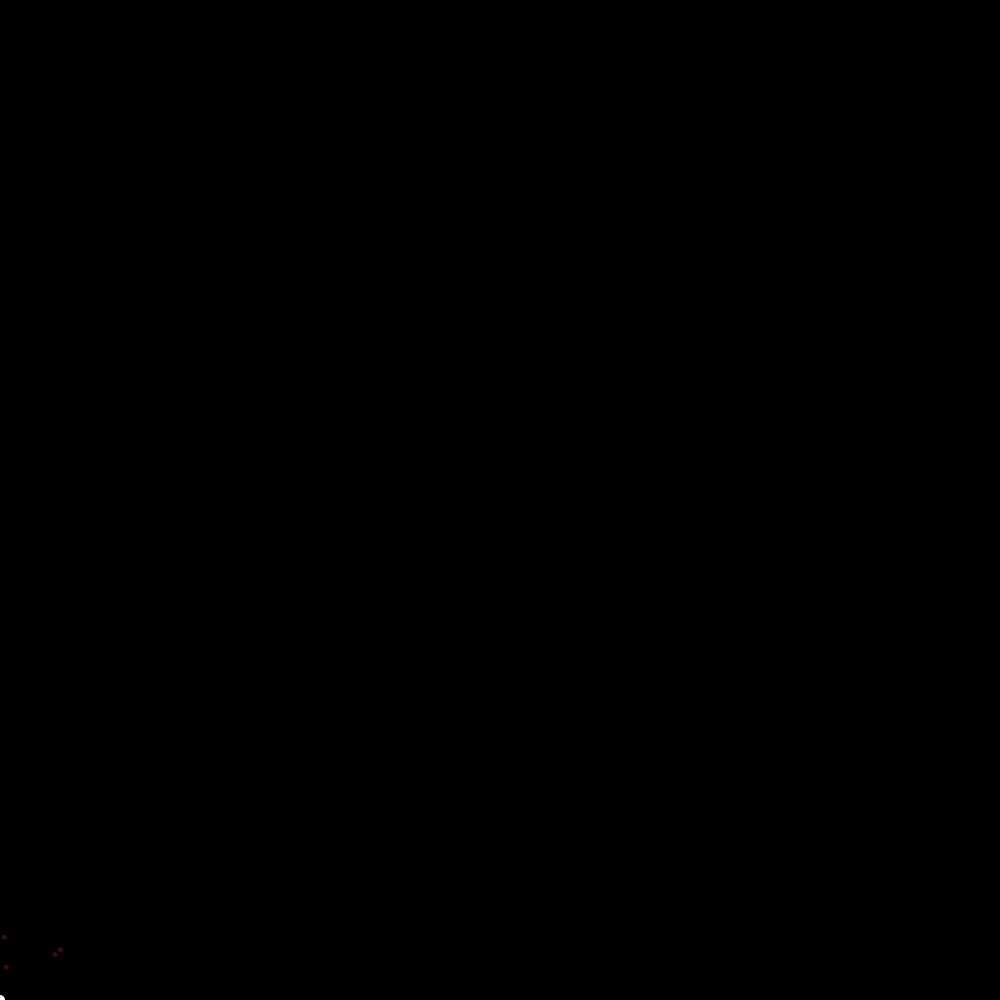
Frame 1 (no input)
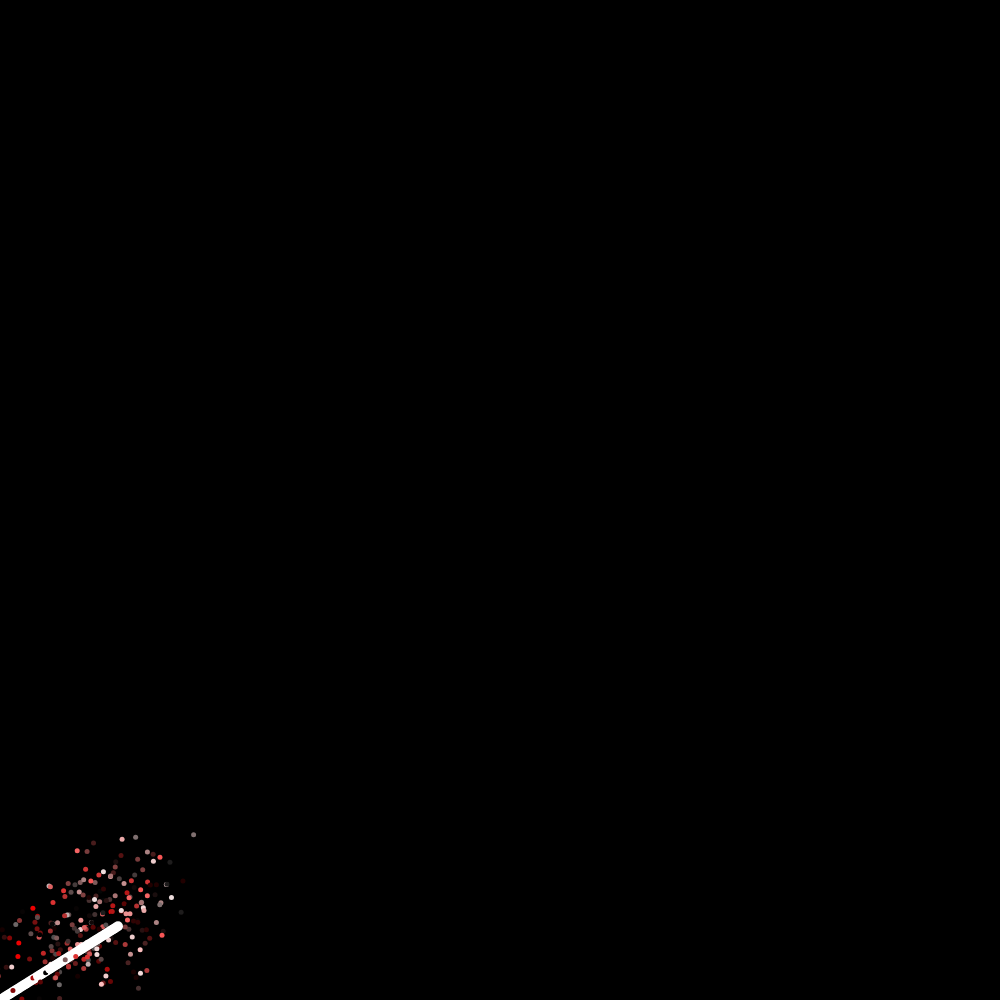
Frame 60 (no input)
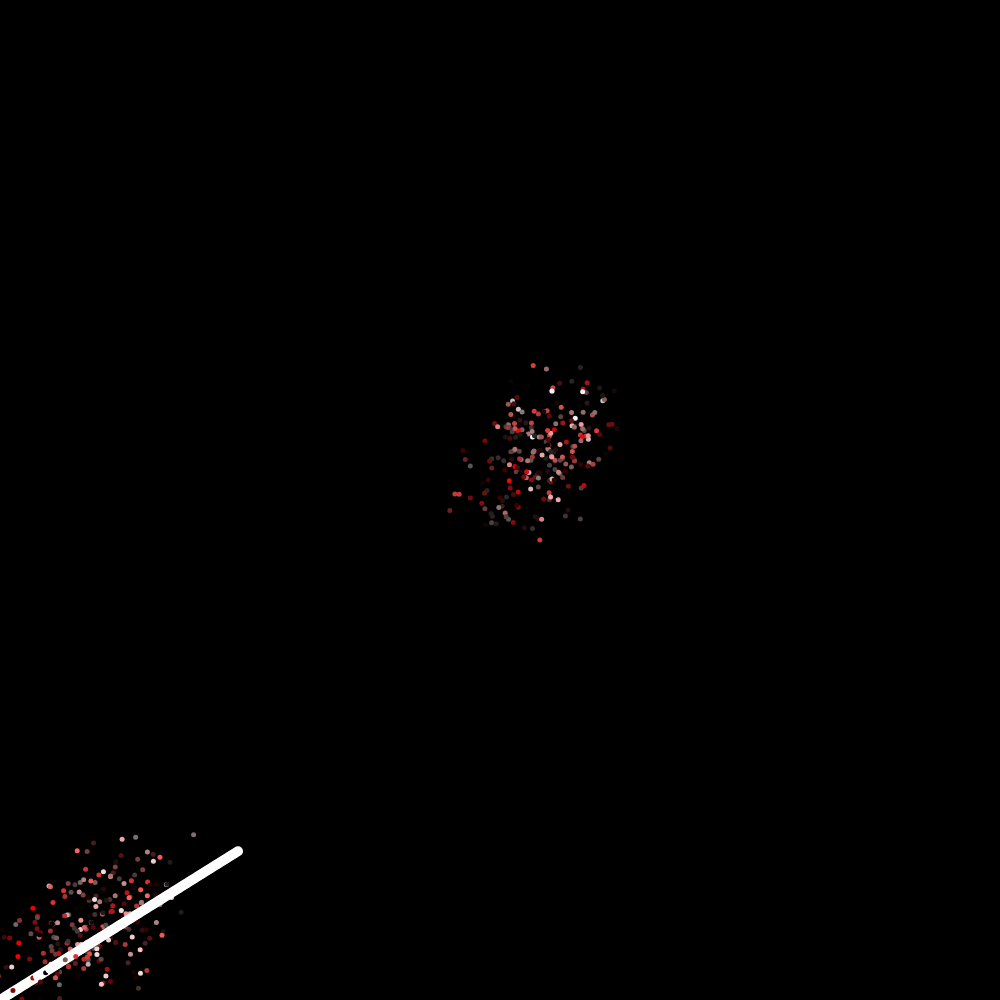
Frame 120 (the mouse pressed at the canvas centre since frame 60)

The p5.js sketch that drew these frames (run headless with seeded random() and noise() and a simulated clock; from frame 60 on, the mouse is pressed at the canvas centre):

// p5.js sketch
// ── sketch.js
let x1, y1, x2, y2;
let change1 = 0;
let change2;
let x1speed = 2;
let y1speed = -1.25;
let x2speed = 1;
let y2speed = -0.75;

function setup() {
  createCanvas(windowHeight, windowHeight);
  colorMode(HSB, 360, 100, 100, 100);
  background(0);
  x1 = 0;
  y1 = height;
  x2 = 30;
  y2 = height-30;
  change2 = change1 + 180;

  
}

function draw() {
  //strokeWeight(3);
  background(0, 0.1);
  //background(change2, 100, 100, 0.5);
  noStroke();
  fill(255);
  ellipse(x1, y1, 10);
  //fill(change1, 100, 100, 10);
  //ellipse(x2, y2, random(100));
  fill(change1, random(100), random(100));
  for (let i = 0; i < 4; i++)
    ellipse(x2 + random(-50, 50), y2 + random(-50, 50), 5);
  x1 += x1speed;
  y1 += y1speed;
  parameters2();
  
  // if (x2 > width*.1){
    x2 += random(-1, 5) * x2speed;
     y2 += random(-1, 5) * y2speed;
//  } else {
//      x2 += random(-1, 5) * x2speed;
//      y2 += random(-5, 1) * y2speed;
//  }

 if (change1 > 360){
  change1 = 0;
}

if (change1 < 180){
change2 = change1 + 180;
  } else {
    change2 = change1 - 180;
  }
  
}

function parameters1(){

 if (x1 >= width || x1 <= 0 ){
   //background(10, 10);
   x1 *= 0;
   y1 = random(height)
 }
 if (y1 < 0){
   //background(10, 10);
   x1 = 0;
   y1 = random(height);
 }

 if (x2 >= width){
   //background(10, 10);
   x2 = 0;
   y2 = random(height);
   change1 += 10;
 }
 if (y2 < 0){
  // background(10, 10);
   x2 = 0;
   y2 = random(height);
   change1 += 10;
 }



}

function parameters2(){
  if ((x1 > width) || (x1 < 0)){
    x1speed *= -1;
    background(change2, 50, 100, 25);
    //change2 = random(1, 255);
  }
  if ((y1 > height) || (y1 < 0)){
    background(change2, 50, 100, 25);
    y1speed *= -1;
  }

  if ((x2 > width-30) || x2 < 30){
    //background(10, 10);
    x2speed *= -1;
    change1 += 10;
  }
  if ((y2 < 30) || (y2 > height-30)){
   // background(10, 10);
    y2speed *= -1;
    change1 += 10;
  }
}

function mousePressed(){
 x2 = mouseX;
 y2 = mouseY; 
}

function keyPressed(){
  let fs = fullscreen();
  fullscreen(!fs);
}
